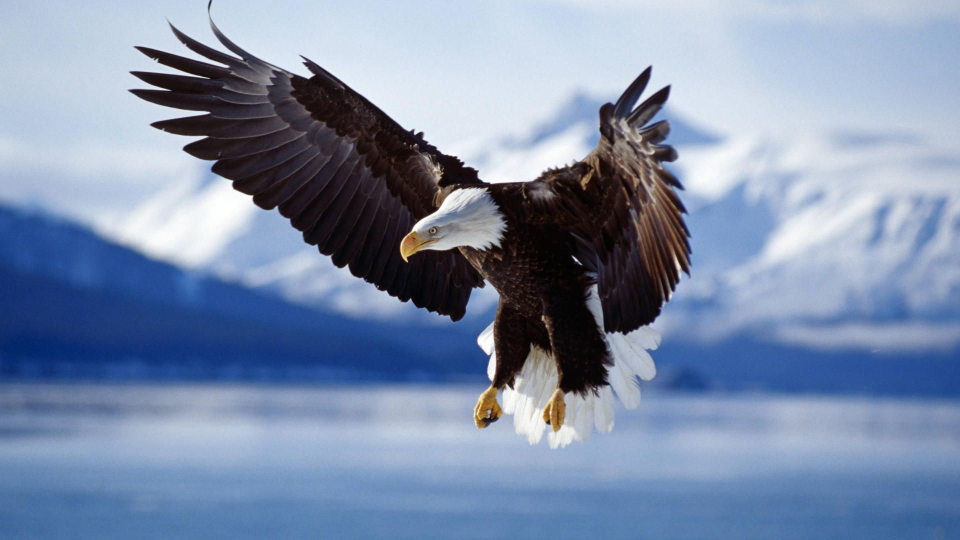
#> input picture images/eagle.jpg, 1920 x 1080 px (shown at 1/2 size)
$ python Converting_RGB_to_GreyScale.py   (older library calls are emulated)
#> lines starting #> are read from the running program, lines starting #| are printed output that depends on the picture
# File: Converting_RGB_to_GreyScale.py
# Description: Opening RGB image as array, converting to GreyScale and saving result into new file
# Environment: PyCharm and Anaconda environment
#
# MIT License
# Copyright (c) 2018 Valentyn N Sichkar
# github.com/sichkar-valentyn
#
# Reference to:
# Valentyn N Sichkar. Image processing in Python // GitHub platform. DOI: 10.5281/zenodo.1343603


# Opening RGB image as array, converting to GreyScale and saving result into new file

# Importing needed libraries
import numpy as np
from PIL import Image
import matplotlib.pyplot as plt
from skimage import color
from skimage import io
import scipy.misc


# Creating an array from image data
image_RGB = Image.open("images/eagle.jpg")
#> image_RGB is the input picture: PIL image 1920x1080 RGB; mean R, G, B 125, 141.4, 169.6
image_np = np.array(image_RGB)

# Checking the type of the array
print(type(image_np))  # <class 'numpy.ndarray'>
#| <class 'numpy.ndarray'>
# Checking the shape of the array
print(image_np.shape)
#| (1080, 1920, 3)

# Showing image with every channel separately
channel_R = image_np[:, :, 0]
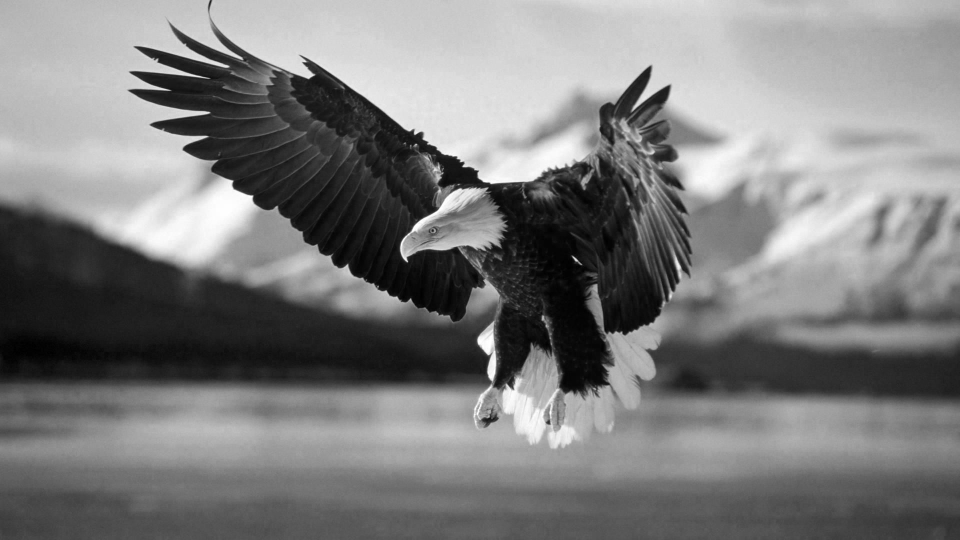
#> channel_R: shape (1080, 1920) (shown at 1/2 size); min 0, max 255, mean 125
channel_G = image_np[:, :, 1]
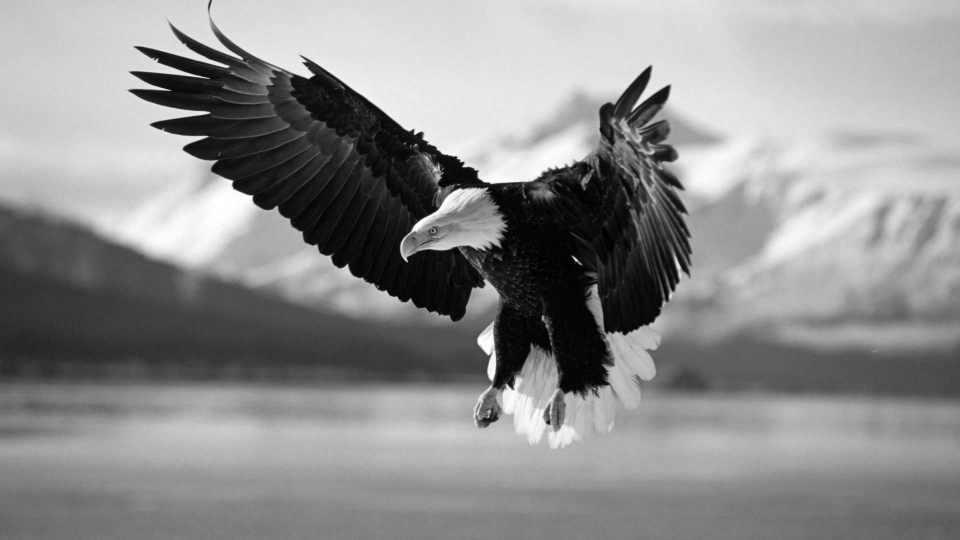
#> channel_G: shape (1080, 1920) (shown at 1/2 size); min 0, max 255, mean 141.4
channel_B = image_np[:, :, 2]
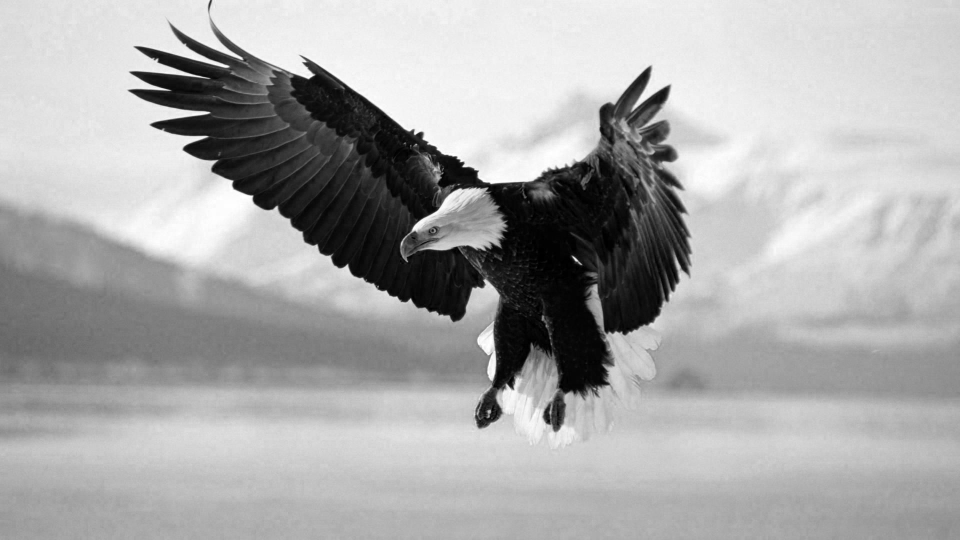
#> channel_B: shape (1080, 1920) (shown at 1/2 size); min 0, max 255, mean 169.6

# Creating a figure with subplots
f, ax = plt.subplots(nrows=2, ncols=2)
# ax is (2, 2) np array and to make it easier to read we use 'flatten' function
# Or we can call each time ax[0, 0]
ax0, ax1, ax2, ax3 = ax.flatten()

# Adjusting first subplot
ax0.imshow(channel_R, cmap='Reds')
ax0.set_xlabel('')
ax0.set_ylabel('')
ax0.set_title('Red channel')

# Adjusting second subplot
ax1.imshow(channel_G, cmap='Greens')
ax1.set_xlabel('')
ax1.set_ylabel('')
ax1.set_title('Green channel')

# Adjusting third subplot
ax2.imshow(channel_B, cmap='Blues')
ax2.set_xlabel('')
ax2.set_ylabel('')
ax2.set_title('Blue channel')

# Adjusting fourth subplot
ax3.imshow(image_np)
ax3.set_xlabel('')
ax3.set_ylabel('')
ax3.set_title('Original image')

# Function to make distance between figures
plt.tight_layout()
# Giving the name to the window with figure
f.canvas.set_window_title('Eagle image in three channels R, G and B')
# Showing the plots
plt.show()
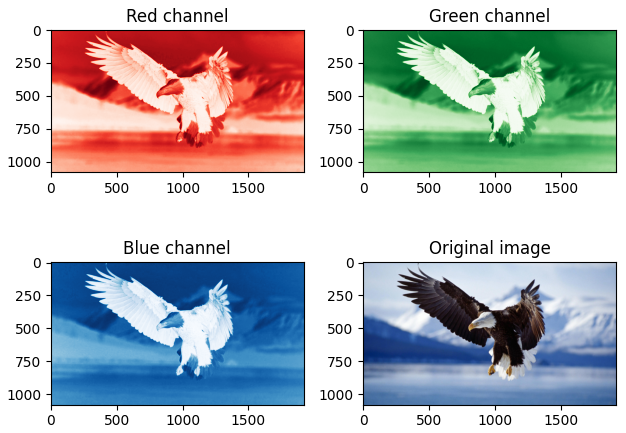
#> figure drawn by matplotlib, 4 panels


# Converting RGB image into GrayScale image
# Using formula:
# Y' = 0.299 R + 0.587 G + 0.114 B
image_RGB = Image.open("images/eagle.jpg")
image_np = np.array(image_RGB)
image_GreyScale = image_np[:, :, 0] * 0.299 + image_np[:, :, 1] * 0.587 + image_np[:, :, 2] * 0.114
# Checking the type of the array
print(type(image_GreyScale))  # <class 'numpy.ndarray'>
#| <class 'numpy.ndarray'>
# Checking the shape of the array
print(image_GreyScale.shape)
#| (1080, 1920)
# Giving the name to the window with figure
plt.figure('GreyScaled image from RGB')
# Showing the image by using obtained array
plt.imshow(image_GreyScale, cmap='Greys')
plt.show()
# Preparing array for saving - creating three channels with the same data in each
# Firstly, creating array with zero elements
# And by 'image_GreyScale.shape + tuple([3])' we add one more element '3' to the tuple
# Now the shape will be (1080, 1920, 3) - which is tuple type
image_GreyScale_with_3_channels = np.zeros(image_GreyScale.shape + tuple([3]))
# Secondly, reshaping GreyScale image from 2D to 3D
x = image_GreyScale.reshape((1080, 1920, 1))
# Finally, writing all data in three channels
image_GreyScale_with_3_channels[:, :, 0] = x[:, :, 0]
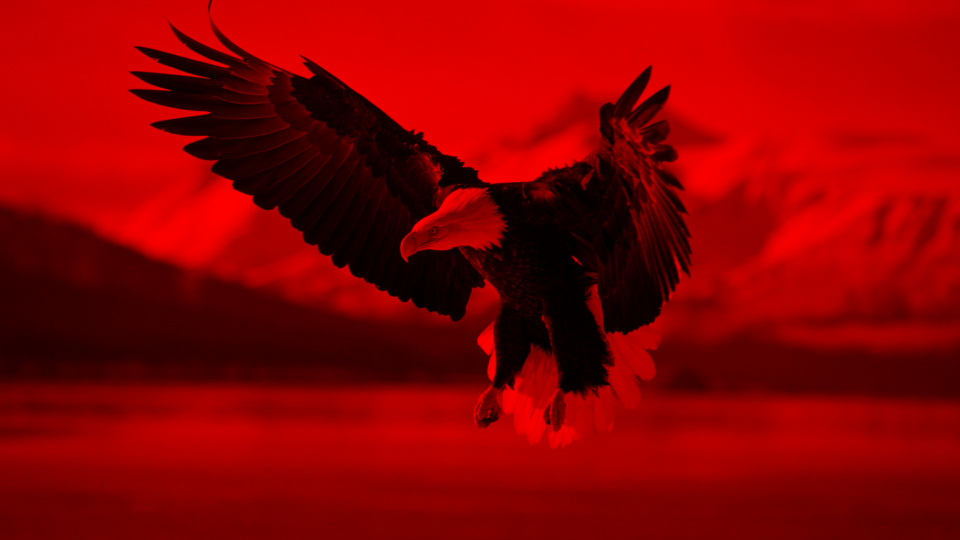
#> image_GreyScale_with_3_channels: shape (1080, 1920, 3) float64 (shown at 1/2 size); mean of channels 0, 1, 2 139.7, 0, 0; drawn as R, G, B
image_GreyScale_with_3_channels[:, :, 1] = x[:, :, 0]
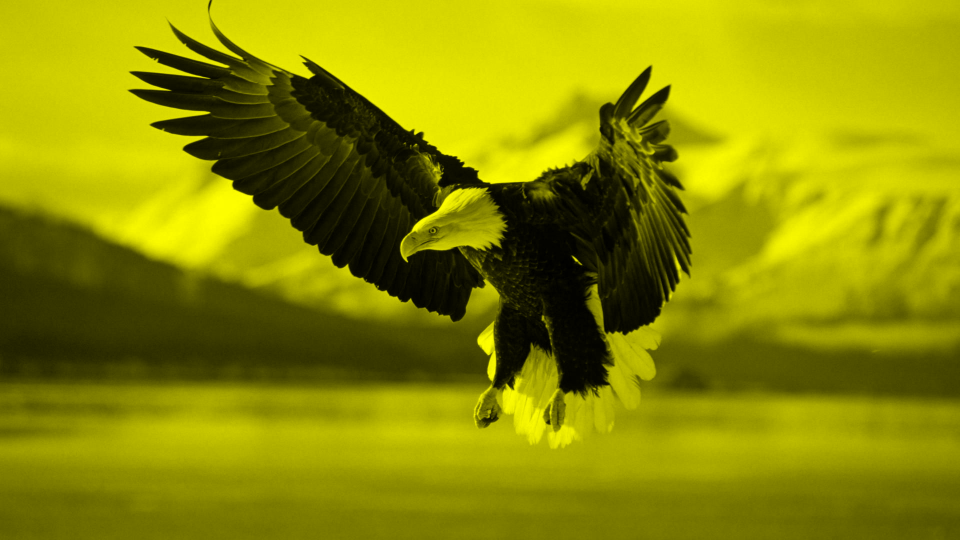
#> image_GreyScale_with_3_channels: shape (1080, 1920, 3) float64 (shown at 1/2 size); mean of channels 0, 1, 2 139.7, 139.7, 0; drawn as R, G, B
image_GreyScale_with_3_channels[:, :, 2] = x[:, :, 0]
# Saving image into a file from obtained 3D array
scipy.misc.imsave("images/result_1.jpg", image_GreyScale_with_3_channels)
# Checking that image was written with three channels and they are identical
result_1 = Image.open("images/result_1.jpg")
result_1_np = np.array(result_1)
print(result_1_np.shape)
#| (1080, 1920, 3)
print(np.array_equal(result_1_np[:, :, 0], result_1_np[:, :, 1]))
#| True
print(np.array_equal(result_1_np[:, :, 1], result_1_np[:, :, 2]))
#| True
# Showing saved resulted image
# Giving the name to the window with figure
plt.figure('GreyScaled image from RGB')
# Here we don't need to specify the map like cmap='Greys'
plt.imshow(result_1_np)
plt.show()


# Another way to convert RGB image into GreyScale image
image_RGB = io.imread("images/eagle.jpg")
image_GreyScale = color.rgb2gray(image_RGB)
# Checking the type of the array
print(type(image_GreyScale))  # <class 'numpy.ndarray'>
#| <class 'numpy.ndarray'>
# Checking the shape of the array
print(image_GreyScale.shape)
#| (1080, 1920)
# Giving the name to the window with figure
plt.figure('GreyScaled image from RGB')
# Showing the image by using obtained array
plt.imshow(image_GreyScale, cmap='Greys')
plt.show()
# Saving converted image into a file from processed array
scipy.misc.imsave("images/result_2.jpg", image_GreyScale)


# One more way for converting
image_RGB_as_GreyScale = io.imread("images/eagle.jpg", as_gray=True)
# Checking the type of the array
print(type(image_RGB_as_GreyScale))  # <class 'numpy.ndarray'>
#| <class 'numpy.ndarray'>
# Checking the shape of the array
print(image_RGB_as_GreyScale.shape)
#| (1080, 1920)
# Giving the name to the window with figure
plt.figure('GreyScaled image from RGB')
# Showing the image by using obtained array
plt.imshow(image_RGB_as_GreyScale, cmap='Greys')
plt.show()
# Saving converted image into a file from processed array
scipy.misc.imsave("images/result_3.jpg", image_RGB_as_GreyScale)
